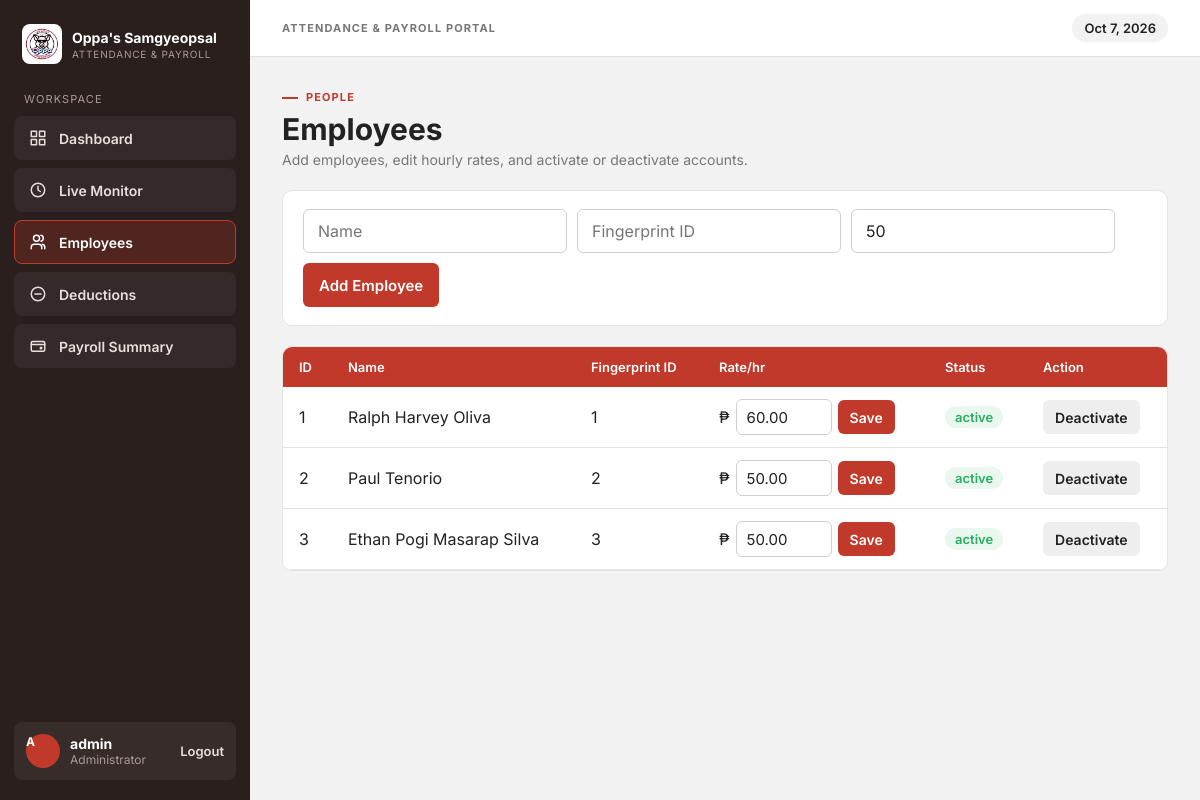
Page /admin/employees.php (signed in) on the committed database.
### tables this page shows
CREATE TABLE `employees` (
  `id` int(11) NOT NULL,
  `name` varchar(100) NOT NULL,
  `fingerprint_id` int(11) DEFAULT NULL,
  `hourly_rate` decimal(10,2) NOT NULL DEFAULT 0.00,
  `status` enum('active','inactive') DEFAULT 'active'
);

### admin/employees.php (the view, shortened to what this page needs)
<?php
require '../db.php';
$employees = $pdo->query("SELECT * FROM employees ORDER BY id")->fetchAll();
require '../includes/header.php';
?>
<form method="POST" class="card form-row">
    <input type="text" name="name" placeholder="Name" required>
    <input type="number" name="fingerprint_id" placeholder="Fingerprint ID" required>
    <input type="number" step="0.01" name="hourly_rate" placeholder="Rate/hr" value="50" required>
    <button type="submit">Add Employee</button>
</form>
<div class="table-wrap">
    <table>
        <tr><th>ID</th><th>Name</th><th>Fingerprint ID</th><th>Rate/hr</th><th>Status</th><th>Action</th></tr>
        <?php foreach ($employees as $e): ?>
        <tr class="<?= $e['status'] === 'inactive' ? 'inactive' : '' ?>">
            <td><?= $e['id'] ?></td>
            <td><?= htmlspecialchars($e['name']) ?></td>
            <td><?= $e['fingerprint_id'] ?></td>
            <td>
                <form method="POST" class="inline">
                    ₱<input type="number" step="0.01" min="0" name="hourly_rate" value="<?= $e['hourly_rate'] ?>" required>
                    <button type="submit" class="sm">Save</button>
                </form>
            </td>
            <td><span class="badge <?= $e['status'] ?>"><?= $e['status'] ?></span></td>
            <td>
                <form method="POST" class="inline" onsubmit="return confirm('Are you sure?');">
                    <?php if ($e['status'] === 'active'): ?>
                        <button type="submit" class="sm gray">Deactivate</button>
                    <?php else: ?>
                        <button type="submit" class="sm green">Activate</button>
                    <?php endif; ?>
                </form>
            </td>
        </tr>
        <?php endforeach; ?>
    </table>
</div>
<?php require '../includes/footer.php'; ?>

### assets/style.css (style rules this page uses)
:root { --primary: #C0392B; --primary-dark: #A93226; --primary-soft: #F8DEDA; --bg: #F2F2F2; --surface: #FFFFFF; --text: #222222; --muted: #777777; --success: #27AE60; --success-bg: #E9F7EF; --error: #C0392B; --error-bg: #FDEDEC; --warning: #E67E22; --warning-bg: #FFF4E5; --neutral: #7F8C8D; --border: #E3E3E3; --sidebar: #2A1F1D; --sidebar-text: #E8DEDA; --sidebar-muted: #A89A95; --radius: 6px; --radius-lg: 10px; --font: 'Inter', Arial, sans-serif; }
* { box-sizing: border-box; }
body { margin: 0; font-family: var(--font); font-size: 16px; color: var(--text); background: var(--bg); }
.card { background: var(--surface); border: 1px solid var(--border); border-radius: var(--radius-lg); padding: 18px 20px; margin-bottom: 20px; }
input[type=text], input[type=password], input[type=number], input[type=date], select { height: 44px; padding: 0 14px; font-family: var(--font); font-size: 16px; color: var(--text); background: var(--surface); border: 1px solid #CFCFCF; border-radius: var(--radius); }
.form-row { display: flex; flex-wrap: wrap; gap: 10px; align-items: center; }
button, a.btn { display: inline-flex; align-items: center; justify-content: center; height: 44px; padding: 0 16px; font-family: var(--font); font-size: 15px; font-weight: 600; color: #fff; background: var(--primary); border: 0; border-radius: var(--radius); cursor: pointer; text-decoration: none; }
button.gray, a.btn.gray { background: #EEEEEE; color: var(--text); }
button.sm, a.btn.sm { height: 34px; padding: 0 12px; font-size: 14px; }
.table-wrap { overflow-x: auto; border: 1px solid var(--border); border-radius: var(--radius-lg); background: var(--surface); }
table { border-collapse: collapse; width: 100%; background: var(--surface); }
th { background: var(--primary); color: #fff; font-size: 13px; font-weight: 600; text-align: left; padding: 12px 16px; white-space: nowrap; }
td { padding: 12px 16px; border-bottom: 1px solid var(--border); text-align: left; vertical-align: middle; }
td form.inline { display: inline-flex; align-items: center; gap: 6px; }
td input[type=number] { height: 36px; width: 96px; padding: 0 10px; font-size: 15px; }
.badge { display: inline-block; padding: 3px 10px; border-radius: 12px; font-size: 13px; font-weight: 600; }
.badge.active { background: var(--success-bg); color: var(--success); }

### rows in the picture
employees: id "1", name "Ralph Harvey Oliva", fingerprint "1", hourly_rate "60.00", status "active", shows "Deactivate"
employees: id "2", name "Paul Tenorio", fingerprint "2", hourly_rate "50.00", status "active", shows "Deactivate"
employees: id "3", name "Ethan Pogi Masarap Silva", fingerprint "3", hourly_rate "50.00", status "active", shows "Deactivate"

### other values in the picture
$item[0] "Dashboard"
$item[0] "Live Monitor"
$item[0] "Employees"
$item[0] "Deductions"
$item[0] "Payroll Summary"
$eyebrow "PEOPLE"
$pageTitle "Employees"
$subtitle "Add employees, edit hourly rates, and activate or deactivate accounts."
